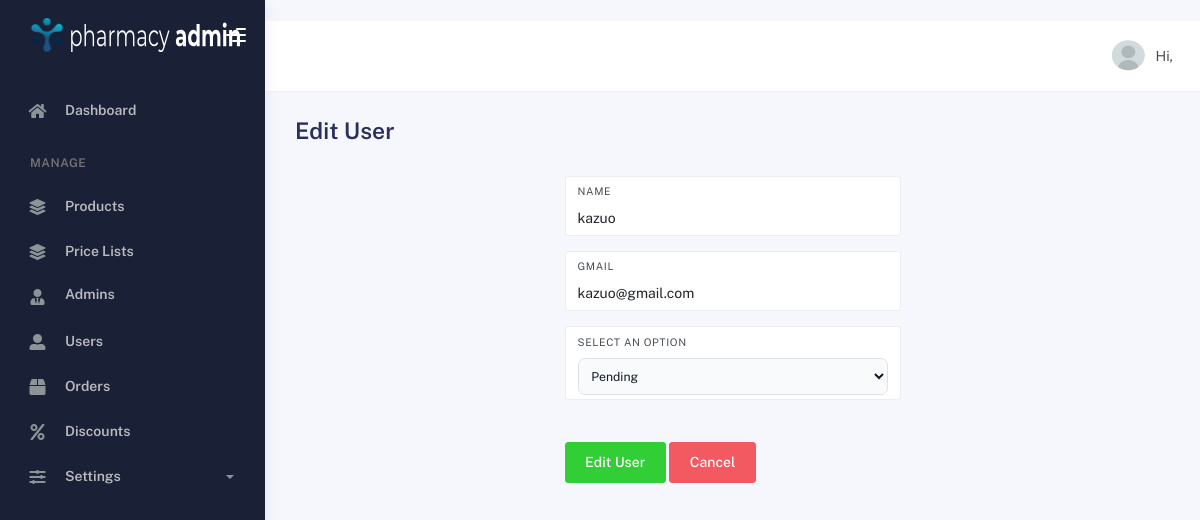
The page /admin/edit_users.php?id=8 on the database its author committed.
### tables this page shows
CREATE TABLE `tbl_user` (
  `id` int(11) NOT NULL,
  `username` varchar(255) DEFAULT NULL,
  `password` varchar(255) NOT NULL,
  `gmail` varchar(255) NOT NULL,
  `delivery_status` varchar(255) DEFAULT NULL
);

### admin/edit_users.php (the view, shortened to what this page needs)
<?php
include 'config.php';
echo $id = $_GET['id'];
$sql = "SELECT * FROM tbl_user WHERE id='$id'";
$res = mysqli_query($conn, $sql) or die(mysqli_error($conn));
$row = mysqli_fetch_assoc($res);
$username = $row['username'];
$get_gmail = $row['gmail'];
$get_delivery_status = $row['delivery_status'];
?>
<!DOCTYPE html>
<html lang="en">
<head>
    <link href="https://cdn.jsdelivr.net/npm/remixicon@3.5.0/fonts/remixicon.css" rel="stylesheet">
    <script src="https://cdn.tailwindcss.com"></script>
    <link href="https://cdn.jsdelivr.net/npm/remixicon@3.5.0/fonts/remixicon.css" rel="stylesheet">
    <link rel="stylesheet" href="css/bootstrap.min.css" />
    <link rel="stylesheet" href="css/plugins.min.css" />
    <link rel="stylesheet" href="css/kaiadmin.min.css" />
    <link rel="stylesheet" href="css/toaster.css">
</head>
<body>
    <div class="wrapper">
        <?php include "partials/sidebar1.php" ?>
        <div class="main-panel">
            <div class="main-header">
                <?php include "partials/main_header.php" ?>
            </div>
            <div class="container">
                <div class="page-inner">
                    <h3 class="fw-bold mb-3">Edit User</h3>
                    <form class="max-w-sm mx-auto mt-8" method="POST" enctype="multipart/form-data">
                        <div class="row">
                            <div class="col-lg-12">
                                <div class="form-group form-group-default">
                                    <label>Name</label>
                                    <input id="addName" name="username" type="text" class="form-control"
                                        placeholder="Username" value="<?php echo $username ?>" />
                                </div>
                            </div>
                            <div class="col-md-12 ">
                                <div class="form-group form-group-default">
                                    <label>Gmail</label>
                                    <input id="addPosition" type="text" class="form-control" name="gmail"
                                        placeholder="Gmail" value="<?php echo $get_gmail ?>" />
                                </div>
                            </div>
                            <div class="col-md-12">
                                <div class="mb-5 form-group form-group-default">
                                    <label for="countries"
                                        class="block mb-2 text-sm font-medium text-gray-900 dark:text-white">Select
                                        an option</label>
                                    <select id="delivery_status" name="delivery_status" class="bg-gray-50 border border-gray-300 text-gray-900 text-sm rounded-lg
                                    block w-full p-2.5
                                    ">
                                        <option selected><?php $delivery_status = isset($get_delivery_status) ? $get_delivery_status : 'Select Delivery Status';
                                        echo $delivery_status; ?></option>
                                    </select>
                                </div>
                            </div>
                        </div>
                        <input type="submit" name="edit_user" id="displayNoti" value="Edit User"
                            class="btn btn-success">
                        <a class="btn btn-danger" href="./manage_users.php">Cancel</a>
                    </form>
                </div>
            </div>
        </div>
</body>
</html>

### rows shown on the page
tbl_user: username "kazuo", gmail "kazuo@gmail.com", delivery_status "Pending"
